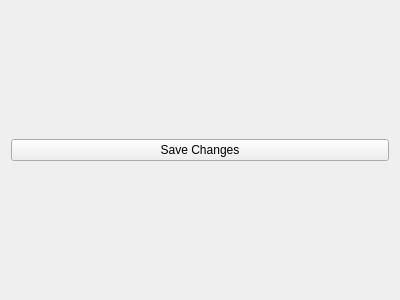
<?xml version="1.0" encoding="UTF-8"?>
<ui version="4.0">
 <class>BaseVecView</class>
 <widget class="QWidget" name="BaseVecView">
  <property name="geometry">
   <rect>
    <x>0</x>
    <y>0</y>
    <width>400</width>
    <height>300</height>
   </rect>
  </property>
  <property name="windowTitle">
   <string>Form</string>
  </property>
  <layout class="QGridLayout" name="gridLayout">
   <item row="0" column="0">
    <layout class="QHBoxLayout" name="horizontalLayout"/>
   </item>
   <item row="1" column="0">
    <widget class="QPushButton" name="saveChanges">
     <property name="text">
      <string>Save Changes</string>
     </property>
    </widget>
   </item>
  </layout>
 </widget>
 <resources/>
 <connections/>
</ui>
